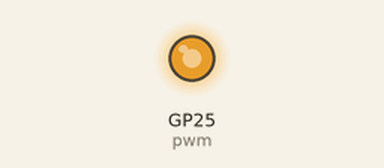
Bench run of a program on a simulated Raspberry Pi Pico running MicroPython. On the bench: output pins drawn as LEDs (lit = HIGH). At 0.0 s the program stops and its outputs stay as they are.

Above: at 0.1 s.
Timing chart, 0 to 1.5 s (numbered marks = the images above):
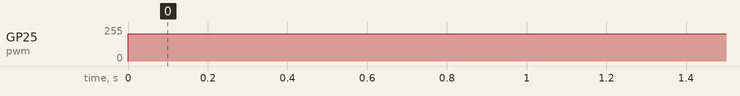

Measured:
- by itself, GP25 (pwm): 0/255 → 204/255 at 0.00 s

The program:

PWM.py
```python
from machine import Pin, PWM
import utime

# PWMに指定
pwm = PWM(Pin(25,Pin.OUT))

pwm.freq(10)
duty = 80
pwm.duty_u16(int(65535*duty/100))

# 演習課題
# 時間の経過によって、光が自動で変わるようにしていきましょう。
```
